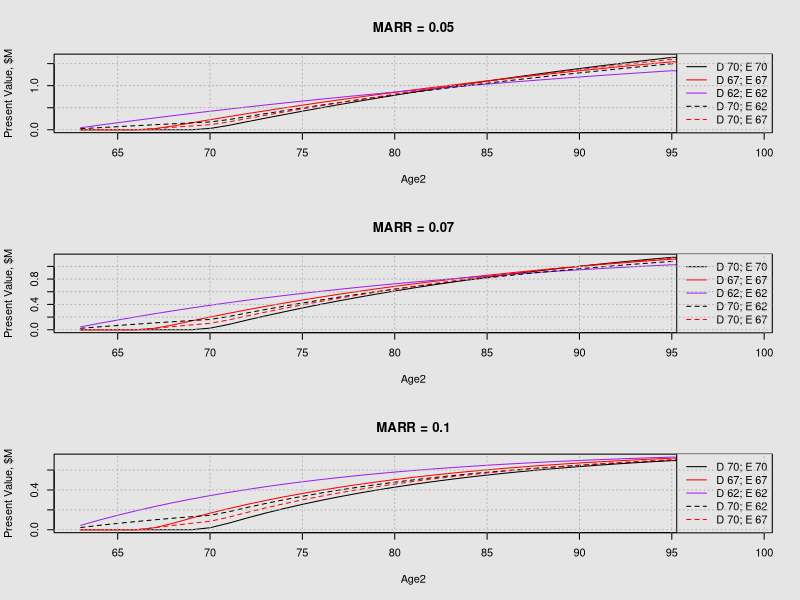

Reproduce this figure in R.
# social security

# replace following with actuals
birth_year1 = 1900
birth_year2 = 1900   # e assumed to live longest
PIA1 = 1             # d assumed to be the higher earner
PIA2 = 1
g <- 0.0225    # cola growth rate = inflation
r <- 0.05      # MARR

current_year = 2027
birth_year1 = 1965
birth_year2 = 1964   # e assumed to live longest
PIA1 = 4220             # d assumed to be the higher earner
PIA2 = 2930

pa <- function(g, r, n) {
  # g = geometric growth rate of payments
  # r = MARR
  # n = number of periods
  if ( g == r ) {
    return( n / (1+r) )
  } else {
    return( ( 1 - ( ( 1+g )/( 1+r ) )**n )/( r - g ) )
  }
}

# factor <- function(months_late=NA, 
#                    birth_month=NA, birth_year=NA, start_month=NA, start_year=NA) {
#   # returns reduced social security payment for FRA=67 based on either of the following
#   #     months_late = -# for months starting earlier than age 67
#   #     birth and start months and years
#   # months_late relative to FRA
#   if ( is.na(months_late) ) {
#     age_months <- (start_year - birth_year) * 12 + (start_month - birth_month)
#     months_late <- age_months - 67*12
#   }
#   if ( months_late < 0 ) {
#     # reduced by 5/9 of 1% for 1st 36 months then 5/1200 per month to month 60
#     factor <- 1 - min(abs(months_late),36) * 5/900 - max(0,abs(months_late)-36) * 5/1200
#   } else if ( months_late == 0 ) {
#     # claiming at exactly age 67 and 0 months
#     factor <- 1
#   } else {
#     factor <- 1 + months_late * 2/300
#   }
#   return(factor)
# }
# 
# # New function to handle the factor for the surviving spouse (FRA=67)
# # Note: Survivor benefits can be claimed as early as age 60 (84 months early).
# # The maximum total reduction at age 60 is exactly 28.5% (meaning they receive 71.5% of PIA).
# factor_survivor <- function(months_late=NA, 
#                             birth_month=NA, birth_year=NA, start_month=NA, start_year=NA) {
#   if ( is.na(months_late) ) {
#     age_months <- (start_year - birth_year) * 12 + (start_month - birth_month)
#     months_late <- age_months - 67*12
#   }
#   
#   if ( months_late < 0 ) {
#     # Survivor monthly reduction factor for FRA 67 is ~0.3392857% per month early.
#     # Total reduction is capped at 28.5% at exactly 84 months early (Age 60).
#     months_early <- min(abs(months_late), 84) 
#     factor <- 1 - (months_early * (0.285 / 84))
#   } else {
#     # Survivor benefits do not earn Delayed Retirement Credits past FRA.
#     factor <- 1.0
#   }
#   return(factor)
# }
# 
# calculate_final_survivor_factor <- function(FACTORhigh, survivor_months_late) {
#   # 1. Establish the RIB-LIM factor cap based on the deceased's claiming factor
#   #    The floor is 0.825 (82.5%) of the deceased's PIA
#   rib_lim_factor_cap <- max(FACTORhigh, 0.825)
#   
#   # 2. Get the survivor's baseline factor based on their own claiming age
#   FACTORsurvivor <- factor_survivor(months_late = survivor_months_late)
#   
#   # 3. Apply the final rule (the lower of their age factor or the deceased's cap)
#   actual_factor <- min(FACTORsurvivor, rib_lim_factor_cap)
#   
#   return(actual_factor)
# }

###################
# replace above with

factor <- function(months_late) {
  # Vectorized worker retirement factor formula (FRA=67)
  ifelse(months_late < 0,
         1 - pmin(abs(months_late), 36) * 5/900 - pmax(0, abs(months_late) - 36) * 5/1200,
         ifelse(months_late == 0, 1, 1 + months_late * 2/300))
}

factor_survivor <- function(months_late) {
  # Vectorized survivor factor formula (FRA=67)
  ifelse(months_late < 0,
         1 - (pmin(abs(months_late), 84) * (0.285 / 84)),
         1.0)
}

calculate_final_survivor_factor <- function(FACTORhigh, survivor_months_late) {
  rib_lim_factor_cap <- pmax(FACTORhigh, 0.825)
  FACTORsurvivor <- factor_survivor(months_late = survivor_months_late)
  
  # Returns parallel minimum across vectors
  return(pmin(FACTORsurvivor, rib_lim_factor_cap))
}



####################

pv1 <- function(PIA1, PIA2, S1, S2, D1, D2, g, r) {
  # PV based on monthly payments for Dave's assumed lifetime
  A1 <- PIA1 * factor(months_late=(S1-67)*12)
  pv1 <- 12 * A1 *   pa(g, r, n=D1-S1)
  # PV for Elsa would be hers up until Dave's assumed lifetime 
  # then increased to Dave's for remainder
  #pve <- Ae *   pa(g, r, n=De-Se)
  A2 <- PIA2 * factor(months_late=(S2-67)*12)
  pv2 <- 12 * A2 *   pa(g, r, n=D1-S2)   +
         12 * A1 * ( pa(g, r, n=D2-S2) - pa(g, r, n=D1-S2) )
  pv <- pv1 + pv2
  cat(' PV D  =', scales::dollar(trunc(pv1)), '\n',
       'PV E  = ', scales::dollar(trunc(pv2)), '\n',
       'PV PV =', scales::dollar(trunc(pv)))
  #return(list(pv=pv, pvd=pvd, pve=pve))
}

pv <- function(PIA1, PIA2, S1, S2, D1, D2, g, r, current_year, birth_year1, birth_year2) {
  
  # simulation assumes person 1 is the larger earner and dies the same time or before person 2
    
  # reduced or increased benefit amount
  months_lated=(S1-67)*12
  months_latee=(S2-67)*12
  factord <- factor(months_late=months_lated)
  factore <- factor(months_late=months_latee)
  A1 <- PIA1 * factord
  A2 <- PIA2 * factore
  cat(' Starting: PIA 1      =', scales::dollar(trunc(PIA1)), 'per month\n',
       '          PIA 2      =', scales::dollar(trunc(PIA2)), 'per month\n',
       '          Payment 1  =', scales::dollar(trunc(A1)), 'per month\n',
       '          Payment 2  =', scales::dollar(trunc(A2)), 'per month\n')
      
  # initialize parameters and loop through years
  pv1 <- 0
  pv2 <- 0
  n <- 0
  total <- 0
  mylist <- list()
  for ( year in current_year:max(birth_year1+D1, birth_year2+D2) ) {
    n <- n + 1
    age1 <- year - birth_year1
    age2 <- year - birth_year2
    
    if ( (age1>=S1)&(age1<=D1)) {
      # PV based on monthly payments for D's assumed lifetime
      if ( age1 == S1 ) {
        # this is the first payment year so only 8 months of payments
        payment1 = floor(A1*8  * (1+g)^n)
      } else {
        payment1 = floor(A1*12 * (1+g)^n)
      }
      total <- total + payment1
      pv1 <- pv1 + payment1 / (1+r)^n 
    } else {
      payment1 <- 0.
    }
    
    if ( (age2>=S2)&(age2<=D2)) {
      # PV for E would be hers up until D's assumed lifetime 
      # then increased to D's for remainder
      if ( age1<=D1 ) {
        # D still alive
        if ( age2 == S2 ) {
          # start year is less than a full year of payments
          payment2 = floor(A2*10 * (1+g)^n)
        } else {
          payment2 = floor(A2*12 * (1+g)^n)
        }
      } else {
        # D not alive
        factor_survivor <- calculate_final_survivor_factor(factord, months_latee)
        payment2 = floor(factor_survivor * A1 * (1+g)^n)
      }
      total <- total + payment2
      pv2 <- pv2 + payment2 / (1+r)^n 
    } else {
      payment2 <- 0.
    }
    
    pv <- pv1 + pv2
    
    mydict_item <- list(
      year = year,
      age1 = age1,
      age2 = age2,
      S1 = S1,
      S2 = S2,
      D1 = D1,
      D2 = D2,
      payment1 = round(payment1,0),
      payment2 = round(payment2,0),
      pv1 = round(pv1,0),
      pv2 = round(pv2,0),
      pv = pv,
      total = total
    )
    mylist[[n]] <- mydict_item
  }
  
  # convert to dataframe
  # df <- data.table::rbindlist(mylist)   # data.table more efficient but not installed
  df <- do.call(rbind.data.frame, mylist)
  
  cat(' Ending:   PV 1       =', scales::dollar(trunc(pv1)), '\n',
       '          PV 2       =', scales::dollar(trunc(pv2)), '\n',
       '          PV PV      =', scales::dollar(trunc(pv)), '\n',
       '          Total      =', scales::dollar(trunc(total)))
  
  return(df)
}


scenario <- function(g, r) {
    df1 <- pv(PIA1=PIA1, PIA2=PIA2, S1=70, S2=70, D1=94, D2=99, g=g, r=r,
              current_year=current_year, birth_year1=birth_year1, birth_year2=birth_year2)
    tail(df1)
    pv1(PIA1=PIA1, PIA2=PIA2, S1=70, S2=70, D1=94, D2=99, g=g, r=r)
    pv1(PIA1=PIA1, PIA2=PIA2, S1=70, S2=70, D1=94, D2=99, g=0, r=0)
    
    df2 <- pv(PIA1=PIA1, PIA2=PIA2, S1=67, S2=67, D1=94, D2=99, g=g, r=r,
              current_year=current_year, birth_year1=birth_year1, birth_year2=birth_year2)
    tail(df2)
    
    df3 <- pv(PIA1=PIA1, PIA2=PIA2, S1=62, S2=62, D1=94, D2=99, g=g, r=r,
              current_year=current_year, birth_year1=birth_year1, birth_year2=birth_year2)
    tail(df3)
    
    df4 <- pv(PIA1=PIA1, PIA2=PIA2, S1=70, S2=62, D1=94, D2=99, g=g, r=r,
              current_year=current_year, birth_year1=birth_year1, birth_year2=birth_year2)
    tail(df4)
    
    df5 <- pv(PIA1=PIA1, PIA2=PIA2, S1=70, S2=67, D1=94, D2=99, g=g, r=r,
              current_year=current_year, birth_year1=birth_year1, birth_year2=birth_year2)
    tail(df5)
    
    xvar <- 'age2'
    xlab <- "Age2"
    ylim <- range(df1$pv, df2$pv, df3$pv, df4$pv, df5$pv)/1E6
    par(bg='grey90')
    with(df1, plot(unlist(df1[xvar]), pv/1E6, col='black', type='l', ylim=ylim, 
                   xlab=xlab, ylab='Present Value, $M',
                   main=paste('MARR =',r)))
    lines(unlist(df2[xvar]), df2$pv/1E6, col='red')     
    lines(unlist(df3[xvar]), df3$pv/1E6, col='purple')     
    lines(unlist(df4[xvar]), df4$pv/1E6, col='black', lty=2)     
    lines(unlist(df5[xvar]), df5$pv/1E6, col='red', lty=2)     
    legend('bottomright', 
           legend=c('D 70; E 70','D 67; E 67','D 62; E 62','D 70; E 62','D 70; E 67'), 
           col=c('black', 'red', 'purple', 'black', 'red'),
           lty=c(1,1,1,2,2))
    grid(col='grey70')
    
    # extract last row of each dataframe
    df_list <- list(df1, df2, df3, df4, df5)
    result_df <- do.call(rbind, lapply(df_list, tail, n = 1))
    pv7070 <- result_df$pv[(result_df$S1==70)&(result_df$S2==70)]
    result_df$pv_diff <- round(result_df$pv - pv7070, 0)
    print(result_df)
    
    return(list(df1=df1,df2=df2,df3=df3,df4=df4,df5=df5,dfsum=result_df))
}

par(mfrow=c(3,1))
out1 <- scenario(g=0.025, r=0.05)
out2 <- scenario(g=0.025, r=0.07)
out3 <- scenario(g=0.025, r=0.10)
